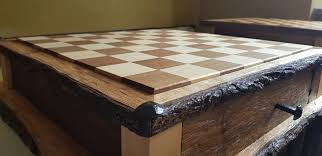
#> input picture Homographies/chessboard.jpeg, 322 x 156 px
$ jupyter execute Homographies.ipynb   (shell and % lines are left out)
#> lines starting #> are read from the running program, lines starting #| are printed output that depends on the picture
# Homographies

In this notebook, we will explore the estimation and use of homographies

[cell 1]
%pylab
#import matplotlib.pyplot as plt, import numpy as np

#display matplotlib figures as inline text

#import utilities
from PIL import Image #reading and writing images
from skimage.transform import warp #warping images

#function to read in image and convert it to float
def imread(imgfile):
#> called with imgfile = 'chessboard.jpeg'
    img = Image.open(imgfile).convert('RGB')
#> img is the input picture: PIL image 322x156 RGB; mean R, G, B 101.6, 87.9, 74
    img = np.array(img)
    return img.astype(float)/255.

## The image and the correspondences

We will first load up our image. We will use a perspective view of a chessboard as our input image. On the chessboard, we will assume a world coordinate system with the origin on one corner of the chessboard and X and Y axes along the two edges of the chessboard. We will assume units so that each square on the chessboard is 10 units x 10 units.

We will use 4 points to estimate the homography between the chessboard and the image.

Let's visualize the image and the input correspondences.

[cell 2]
img = imread('chessboard.jpeg')
image_coords = np.array([[154, 88], [74, 60], [159, 48], [242,64]])
world_coords = np.array([[0,0], [0,30], [30,30], [30,0]])
plt.figure(); plt.imshow(img); plt.scatter(image_coords[:,0], image_coords[:,1])
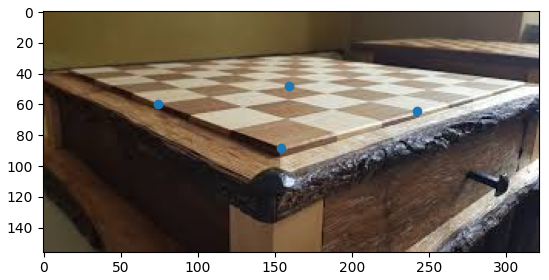
#> figure drawn by matplotlib, 1 panel

## Estimating the homography

Let's estimate the homography now.
For this, we want to set up a system of linear equations based on the correspondences.
Let us see how we can do that.
We have:
$$\begin{bmatrix} x \\ y \\ 1 \end{bmatrix} \equiv \begin{bmatrix} H_{11} & H_{12} & H_{13} \\ H_{21} & H_{22} & H_{23} \\ H_{31} & H_{32} & H_{33} \end{bmatrix} \begin{bmatrix} X \\ Y \\ 1 \end{bmatrix}$$
$$\Rightarrow \begin{bmatrix} \lambda x \\ \lambda y \\ \lambda  \end{bmatrix} = \begin{bmatrix} H_{11} & H_{12} & H_{13} \\ H_{21} & H_{22} & H_{23} \\ H_{31} & H_{32} & H_{33} \end{bmatrix} \begin{bmatrix} X \\ Y \\ 1 \end{bmatrix}$$
for some $\lambda$.

Substituting the last equation into the first two, we get the following two equations for each correspondence.
$$ H_{11}X + H_{12} Y + H_{13} - H_{31} Xx - H_{32} Yx - H_{33} = 0 $$
$$ H_{21}X + H_{22} Y + H_{23} - H_{31} Xy - H_{32} Yy - H_{33} = 0 $$

This in turn can be written as a matrix vector equation:
$$\begin{bmatrix} X & Y & 1 & 0 & 0 & 0 & -Xx & -Yx & -1 \\ 0 & 0 & 0 & X & Y & 1 & -Xy & -Yy & -1 \end{bmatrix} \begin{bmatrix} H_{11} \\ H_{12} \\ \vdots \\ H_{33} \end{bmatrix} = \mathbf{0}$$
Let us set these equations up first.

[cell 3]
def get_coeffs_from_single_correspondence(x,y, X, Y):
    A = np.zeros((2,9)) # 2 equations, 9 variables

    #eqn 1 corresponding to x coordinate
    A[0,0] = X
    A[0,1] = Y
    A[0,2] = 1
    A[0,6] = -x*X
    A[0,7] = -x*Y
    A[0,8] = -x

    #eqn 2 corresponding to y coordinate
    A[1,3] = X
    A[1,4] = Y
    A[1,5] = 1
    A[1,6] = -y*X
    A[1,7] = -y*Y
    A[1,8] = -y

    return A

all_coeffs = [get_coeffs_from_single_correspondence(image_coords[i,0],\
                        image_coords[i,1], world_coords[i,0], world_coords[i,1])\
             for i in range(image_coords.shape[0])]
A = np.concatenate(all_coeffs, axis=0)
print(A.shape)

Now let us solve this system of equations. As discussed in the lecture, we will add the constraint that $\|H\|_F = 1$, which in terms of the vector of variables $\mathbf{h} = \begin{bmatrix} H_{11} \\ H_{12} \\ \vdots \\ H_{33}\end{bmatrix}$ amounts to the constraint that $\|\mathbf{h}\| = 1$.

We will optimize for the following objective as discussed:
$$\min_{\mathbf{h}} \|A\mathbf{h}\|^2$$
s.t
$$\|\mathbf{h}\| = 1$$.

In the lecture on camera calibration, we discussed how this can be done using an SVD. We will do that below.

[cell 4]
def solve_for_h(A):

    U, s, VT = np.linalg.svd(A)
    #singular values are sorted in decreasing order
    y = np.zeros(9)
    y[-1] = 1
    h = np.dot(VT.T,y)
    return h.reshape((3,3))

H = solve_for_h(A)

## Warping the image using the homography
Once we have the homography we can figure out how the plane in question actually looks like without the perspective projection. All we need to do is to use the inverse of the homography to map the image coordinates back to the plane coordinates.

Fortunately, skimage's warp function does exactly this.

Let us see what the original plane looks like!

[cell 5]
orig_plane = warp(img, H, output_shape=(80,80))
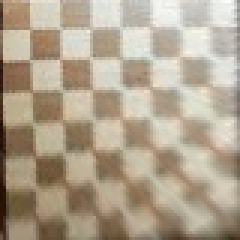
#> orig_plane: shape (80, 80, 3) float64 (shown 3 times larger); mean of channels 0, 1, 2 0.694, 0.642, 0.562; drawn as R, G, B
plt.figure(); plt.imshow(orig_plane)
